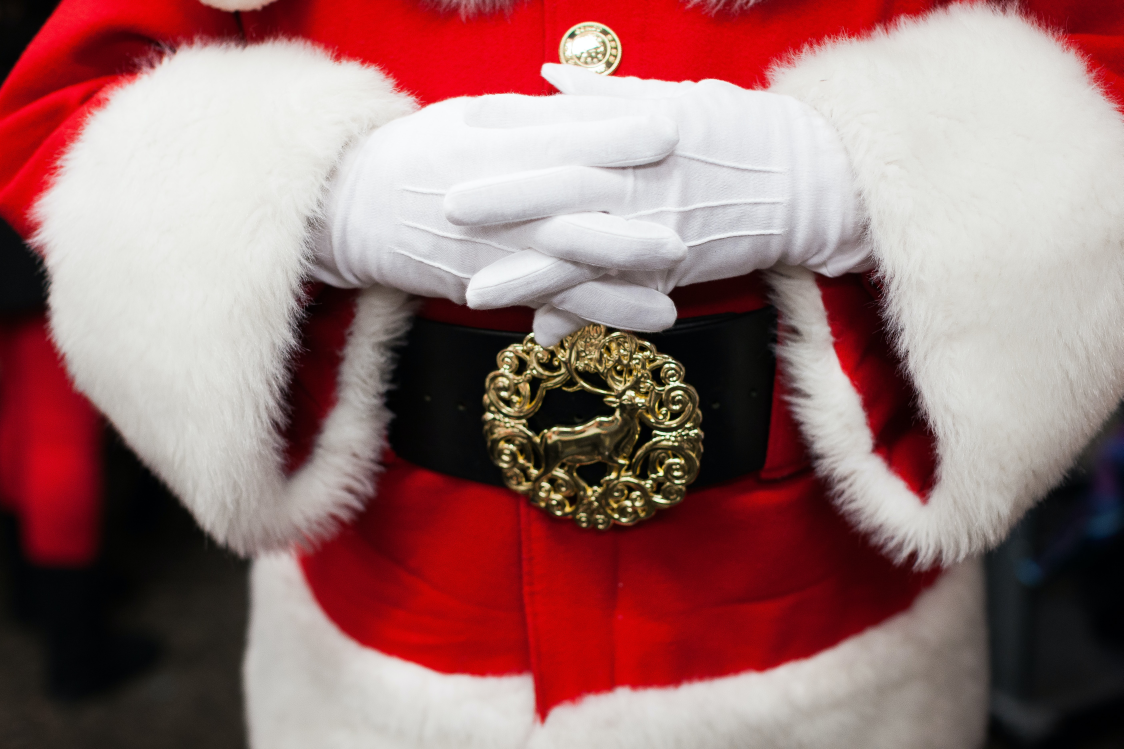
#> input picture image_processing/data/Exam/1.jpg, 5616 x 3744 px, found by its file name (shown at 1/5 size)
$ jupyter execute exam.ipynb
#> lines starting #> are read from the running program, lines starting #| are printed output that depends on the picture
[cell 1]
docs = ["ca cfaehl chris depression faehl obesity reasonable towards towards trend trend writes",
        "cfaehl chris clark ednclark faehl jeffrey kraken writes writes",
        "article chris concerning herringshaw newsgroup personally proposed split tdawson writes",
        "anyone article chris herringshaw know repeat request sorry tdawson writes",
        "article behanna behanna chris get kryptonite money writes",
        "article behanna behanna chris dos ftpnuz says",
        "article article chris chriss silvester wharfie wrat writes",
        "article chris crichmon lines organization richmond seattle university washington writes",
        "apps article chris chudel hudel ps right run servers writes",
        "article behanna behanna chris lmcstst stamos stamos writes",
        "article cfaehl chris darice faehl fred rice writes",
        "brother chris designed egerter graphics graphics library programming toolkit truly wgt wordup",
        "also article best cab chris cosine effect got lines manual writes",
        "article article behanna behanna chris tcora writes",
        "attempt chris close dave dfuller fuller nice verrry writes",
        "article behanna behanna chris completely different eventual outcome tack writes",
        "article chris distribution lines rec sci smith writes",
        "cah chris huey jamie jamie managers people recommended scuglia thanks workspace writes wrote",
        "article best cab chris expert said something ups writes",
        "ago best cab chris gadget got idea least little new wrote years"]

docs_set = [set(doc.split()) for doc in docs]

[cell 2]
import math

def count_PPMI(docs, w1, w2):
#> called with w1 = 'cab', w2 = 'best'
    w1_count = 0
    w2_count = 0
    w1_and_w2_count = 0
    for doc in docs:
        if w1 in doc:
            w1_count += 1
        if w2 in doc:
            w2_count += 1
        if w1 in doc and w2 in doc:
            w1_and_w2_count += 1

    return max(0, math.log2( (len(docs) * w1_and_w2_count) / (w1_count * w2_count) ))

Введите значение PPMI
 для термов cab и best:

[cell 3]
print("%.3f" % count_PPMI(docs_set, "cab", "best"))

Введите значение PPMI
 для термов article и cab:

[cell 4]
print("%.3f" % count_PPMI(docs_set, "cab", "article"))

Введите значение PPMI
 для термов article и lines:

[cell 5]
print("%.3f" % count_PPMI(docs_set, "lines", "article"))

[cell 6]
import numpy as np
from matplotlib import pyplot as plt
import cv2
import pywt

[cell 7]
image = cv2.imread(r"image_processing\data\Exam\1.jpg", cv2.COLOR_BGR2RGB)
#> image is the input picture: shape (3744, 5616, 3); mean B, G, R 113.6, 114.3, 153.5
plt.imshow(image)

2. Сожмите изображение (далее сжатое изображение) до ширины 2808, соблюдая пропорции исходного изображения. Важно:коэффициент отношения сторон при вычислениях не округляйте. Если высота не окажется целой, округлите значение до целого в меньшую сторону. Используйте cv2.resize() с параметром interpolation = cv2.INTER_AREA.

[cell 8]
koeff = image.shape[1] / image.shape[0]
#> koeff = 1.5
new_w = 2808
resized_image = cv2.resize(image, (new_w, int(new_w / koeff)), interpolation = cv2.INTER_AREA)
plt.imshow(resized_image)
print(koeff)
#| 1.5
print(resized_image.shape[0])
#| 1872

3. Постройте гистограмму сжатого изображения в палитре RGB. Сравните оценку плотностей распределения интенсивностей по каналам R, G и B.

Введите наибольшее значение плотности среди трех каналов (результат введите с точностью до 4 знаков после запятой):

[cell 9]
colors = ["red", "blue", "green"]
max_p = 0
for i in range(resized_image.shape[2]):
    hist = plt.hist(resized_image[:, :, i].ravel(), bins=256, color=colors[i], density=True)
    max_p = max(max_p, hist[0].max())
#> this loop made 3 passes
#> max_p on passes 1 to 3: 0.0292, 0.0514, 0.0514
print("%.4f" % max_p)
#| 0.0514
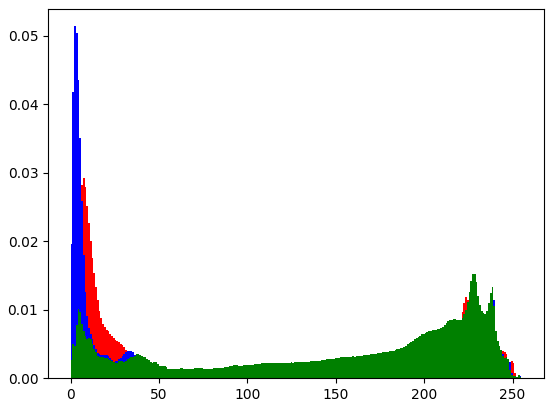
#> figure drawn by matplotlib, 1 panel; tallest bar 0.0292 high, from x = 6.97 to 7.97; tallest bar 0.0514 high, from x = 1.99 to 2.99; tallest bar 0.0152 high, from x = 227.1 to 228.1

4. Выполните линейную нормировку и растяжение на диапазон 0−255
 гистограммы по каналам R, G и B сжатого изображения.

Определите интенсивность каналов R, G, B для пикселя, находящегося на пересечении 955
 строки и 1435
 столбца матричного представления изображения.

[cell 10]
norm_image = resized_image.copy()
for i in range(norm_image.shape[2]):
    norm_image[:, :, i] = (norm_image[:, :, i] - norm_image[:, :, i].min()) / (norm_image[:, :, i].max() - norm_image[:, :, i].min()) * 255
norm_image[955, 1435, :]
#> Out = [6, 12, 12]

5. Выполните вейвлет-преобразование Хаара для изображения полученного после шага 4.

[cell 11]
A, _ = pywt.dwt2(cv2.cvtColor(norm_image, cv2.COLOR_BGR2GRAY), "haar")
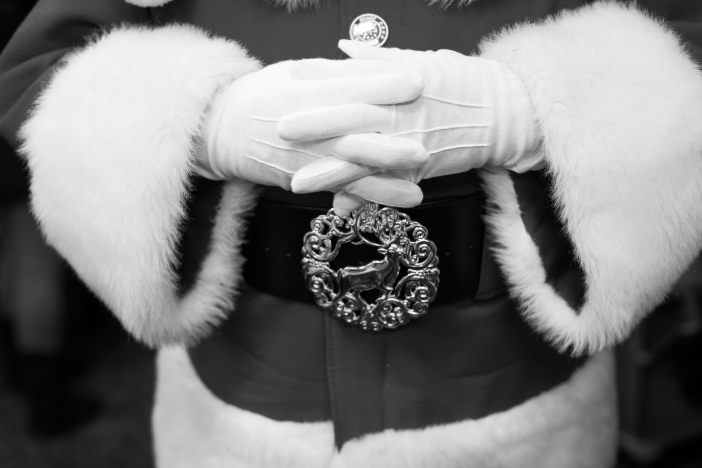
#> A: shape (936, 1404) float64 (shown at 1/2 size); min 0, max 510, mean 252.1; drawn with min black and max white

6. Выполните повторное вейвлет-преобразование Хаара для набора cA шага 5.
7. Обнулите коэффициенты меньшие по модулю значения threshold = 110 набора cA1.

[cell 12]
c = pywt.dwt2(A, "haar")
zeros = 0
for i in range(c[0].shape[0]):
    c[0][i][c[0][i] < 110] = 0
    zeros += len(c[0][i][c[0][i] < 110])
#> this loop made 468 passes
#> zeros on passes 1 to 3: 49, 99, 149
#> after the loop, zeros = 56148
zeros
#> Out = 56148
